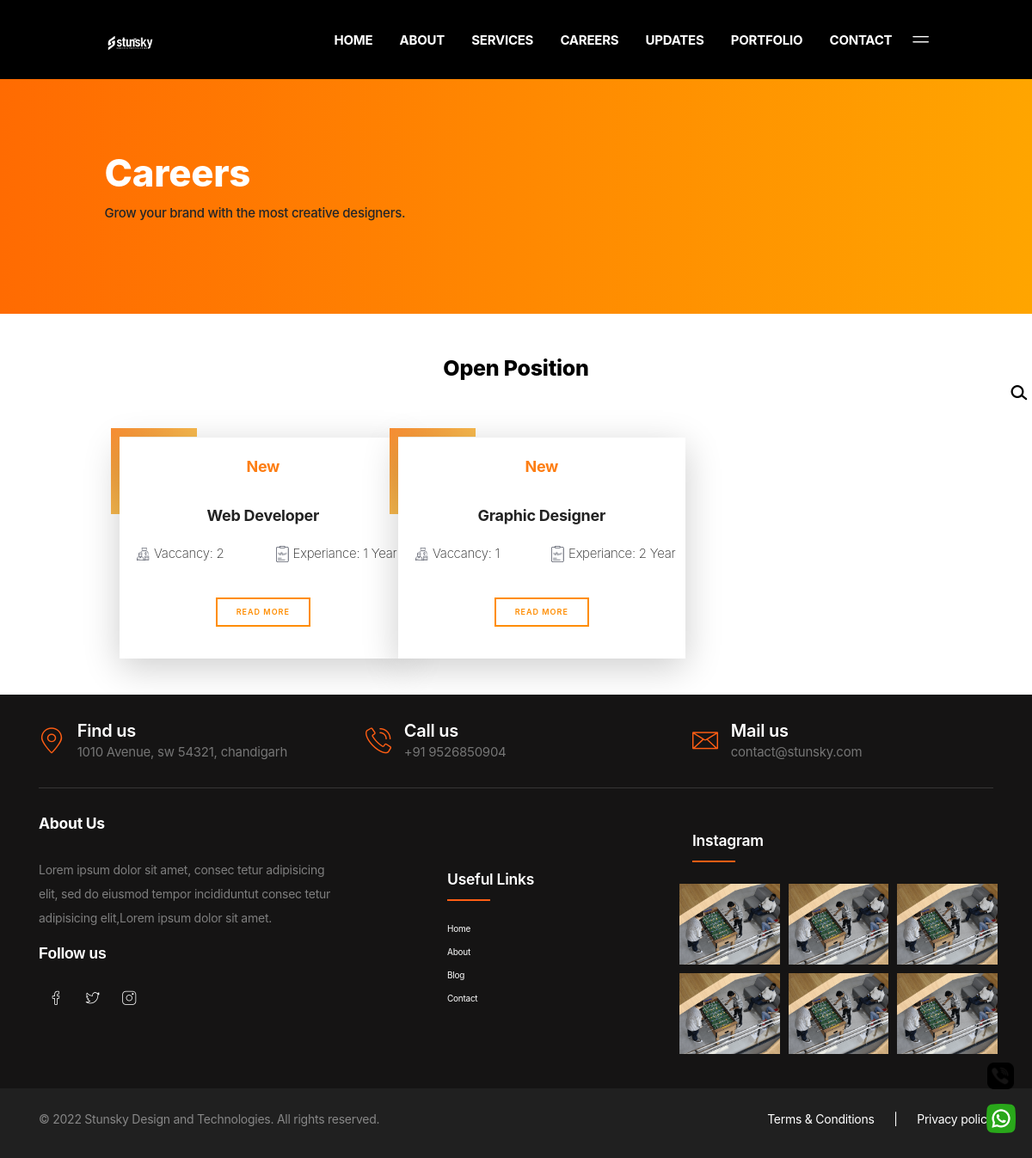
Page /careers on the committed database.
### web/models.py (models this page shows, shortened)
class JobDetails(models.Model):
    job_title = models.CharField(max_length=50, null=True, blank=True)
    location = models.CharField(max_length=50, null=True, blank=True)
    salary = models.CharField(max_length=50, null=True, blank=True)
    vaccancy = models.IntegerField(null=True, blank=True)
    experience = models.IntegerField(null=True, blank=True)
    job_description = HTMLField(null=True, blank=True)
    job_responsibility = HTMLField(null=True, blank=True)
    educational_requirments = HTMLField(null=True, blank=True)
    class Meta:
        verbose_name_plural = ("Jobs")

### web/views.py (the view, shortened to what this page needs)
# urls.py: path('careers', views.careers, name="careers"),
def careers(request):
    jobs = JobDetails.objects.all().order_by()
    search_term = ''
    context = {
        "jobs":jobs,
    }
    return render(request, 'Careers.html', context)

### templates/Careers.html (shortened to what this page needs)
{% extends 'partials/base.html' %}
{% load static %}
{% block content %}
<link rel="stylesheet" href="https://maxcdn.bootstrapcdn.com/bootstrap/3.3.7/css/bootstrap.min.css">
<main class="ptf-main">
	<article class="ptf-page ptf-page--portfolio-listing">
		<section class="has-accent-1-background banner other">
			<div class="ptf-spacer" style=" --ptf-xxl: 18rem; --ptf-md: 16rem;"></div>
			<div class="container-xxl">
				<div class="row">
					<div class="col-xl-9">
						<div class="ptf-animated-block" data-aos="fade" data-aos-delay="0">
							<h1 class="fz-70 fz-40--md fw-extrabold lh-1p1 has-white-color">Careers</h1>
							<div class="ptf-spacer" style=" --ptf-xxl: 1rem;"></div>
							<h4 class="fz-18">Grow your brand with the most
								creative designers.</h4>
						</div>
						<div class="ptf-spacer" style=" --ptf-xxl: 6.25rem; --ptf-md: 3.125rem;"></div>
					</div>
					<div class="col-lg-12">
						<div class="ptf-animated-block" data-aos="fade" data-aos-delay="0">
							<div class="ptf-simple-image">
							</div>
						</div>
					</div>
				</div>
			</div>
		</section>
		<section>
			<div class="ptf-spacer" style=" --ptf-xxl: 5rem; --ptf-md: 5rem; --ptf-sm: 2rem;"></div>
			<div class="container-xxl">
				<h1 class="fz-40 fz-40--md fw-extrabold lh-1p1 has-black-color text-center">Open Position</h1>
				<div class="ptf-navbar-search" style="margin-left: 1054px;font-size: 1rem;">
					<a class="ptf-navbar-search__toggle" style="color: black;" href="#">
						<i class="lnir lnir-search-alt" style="color: black;font-size: large;font-weight: 700;"></i>
						</a>
				</div>
				<br><br>
				<div class="row height d-flex justify-content-center align-items-center">
					<div class="row">
						{% for job in jobs %}
						<div class="col-lg-4 col-md-4 col-sm-12 col-12">
							<div class="wrapper">
								<div class="orange-top orange-border"></div>
								<div class="orange-left orange-border"></div>
								<a class="white-card" href="{% url 'careers Details' job.id %}">
									<p class="category" style="color:#fd7e14 ;">New</p>
									<p class="category mb-2">{{job.job_title}}</p>
									<br>
									<ul class="d-flex" style="list-style-type: none">
										<li class="categoryvacc mt-0 text-left"><img class="mt-0 pl-3 pr-2" src="{% static 'img/vaccancy.svg' %}" alt="icon">Vaccancy: {{job.vaccancy}}</li>
										<li class="categoryvacc mt-0 text-right pl-5"><img class="mt-0 pl-3 pr-2" src="{% static 'img/experiance.svg' %}" alt="icon">Experiance: {{job.experience}} Year</li>
									</ul>
									<p><span class="CTA">Read More</span></p>
								</a>
							</div>
						</div>
						{% endfor %}
					</div>
				</div>
				<div class="ptf-spacer" style=" --ptf-xxl: 5rem; --ptf-md: 5rem; --ptf-sm: 2rem;"></div>
		</section>
	</article>
</main>
{% endblock %}

### static/css/custom.css (style rules this page uses)
@media (min-width: 768px) { .other { height: 365px !important; } }
@media (min-width: 768px) { .fz-18 { font-size: 1.5rem; } }
.has-white-color { line-height: 1; }
.container-xxl { width: 81%; }
ul { margin: 0px; padding: 0px; }

### templates/Careers.html (style rules this page uses)
.wrapper { display: block; margin-top: auto; margin-left: auto; width: 435px; height: 260px; position: relative; padding: 10px; }
.orange-border { background-color: #FF8D00; background-image: linear-gradient(130deg, #F88D32, #F9BC4F); position: absolute; }
.orange-top { width: 100px; height: 10px; top: 0; left: 0; }
.orange-left { width: 10px; height: 100px; top: 0; left: 0; }
.white-card { display: block; text-decoration: none; position: absolute; background-color: white; left: 10px; top: 10px; width: calc(88% - 20px); height: calc(106% - 20px); text-align: center; box-shadow: 0 10px 40px 0 rgba(0, 0, 0, .2); }
.white-card img { width: 30px; margin-top: 44px; }
.category { font-size: 18px; color: #222; font-weight: 700; margin: 20px 0 30px; }
.categoryvacc { font-size: 15px; color: #222; font-weight: 200; margin: 20px 10px 30px 10px; }
.CTA { text-decoration: none; text-transform: uppercase; padding: 11px 40px 13px; color: #FF8D00; font-size: 14px; line-height: 16px; letter-spacing: 1px; font-weight: 600; border: 2px solid #FF8D00; display: inline-block; transition: all .5s; }
@media (min-width: 768px) { .white-card { display: block; text-decoration: none; position: absolute; background-color: white; left: 10px; top: 11px; width: calc(50% - -3px); height: calc(104% - 36px); text-align: center; box-shadow: 0 10px 40px 0 rgb(0 0 0 / 20%); } }
@media (min-width: 768px) { .CTA { text-decoration: none; text-transform: uppercase; padding: 7px 22px 7px; color: #FF8D00; font-size: 9px; line-height: 16px; letter-spacing: 1px; font-weight: 600; border: 2px solid #FF8D00; display: inline-block; transition: all .5s; } }
@media (min-width: 1024px) { .CTA { text-decoration: none; text-transform: uppercase; padding: 7px 22px 7px; color: #FF8D00; font-size: 9px; line-height: 16px; letter-spacing: 1px; font-weight: 600; border: 2px solid #FF8D00; display: inline-block; transition: all .5s; } }
@media (min-width: 1024px) { .white-card { display: block; text-decoration: none; position: absolute; background-color: white; left: 10px; top: 11px; width: calc(76% - -3px); height: calc(113% - 36px); text-align: center; box-shadow: 0 10px 40px 0 rgb(0 0 0 / 20%); } }

### rows in the picture
JobDetails: job_title "Web Developer", vaccancy "2", experience "1"
JobDetails: job_title "Graphic Designer", vaccancy "1", experience "2"
